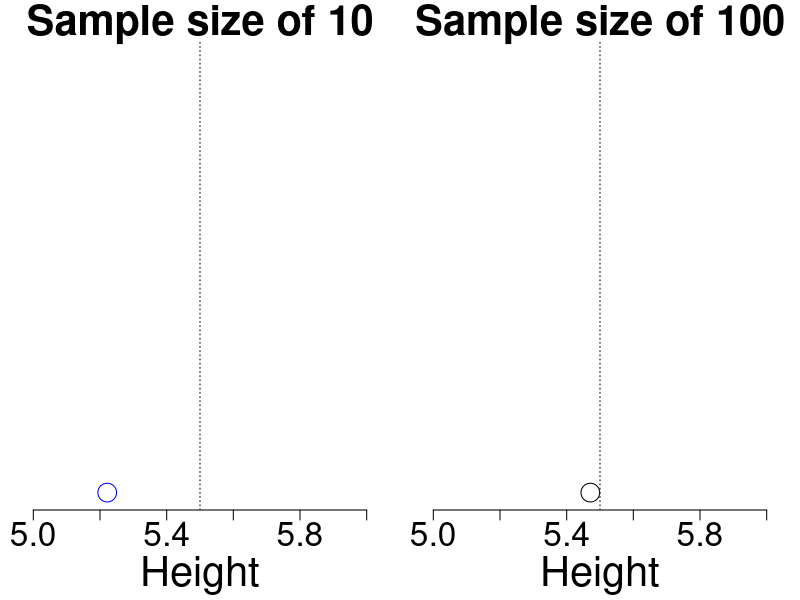
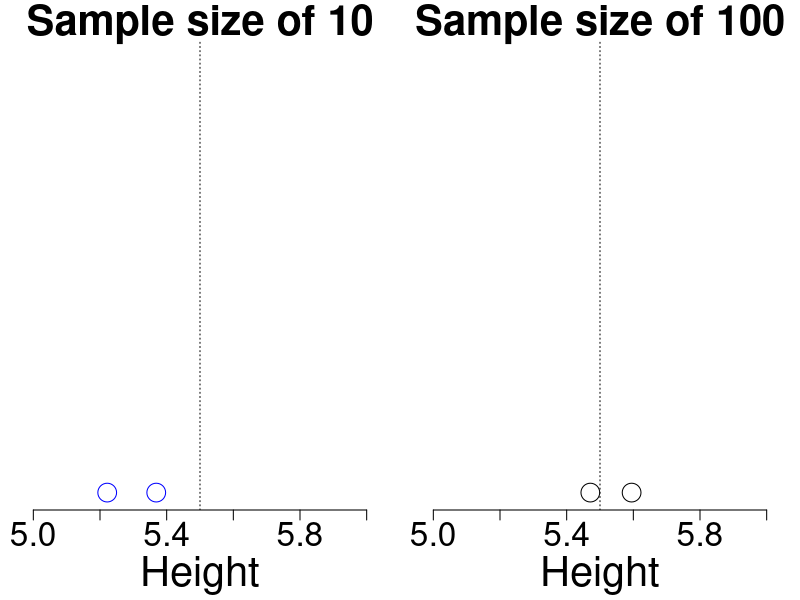
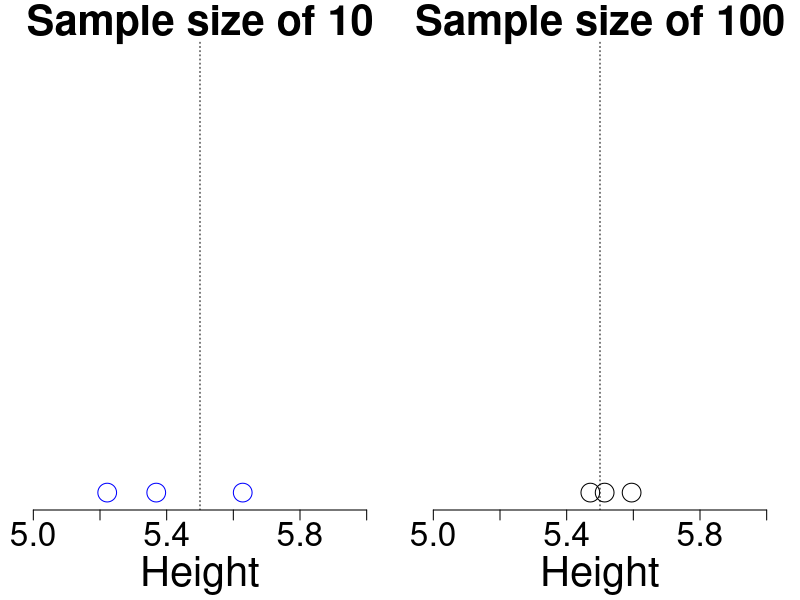
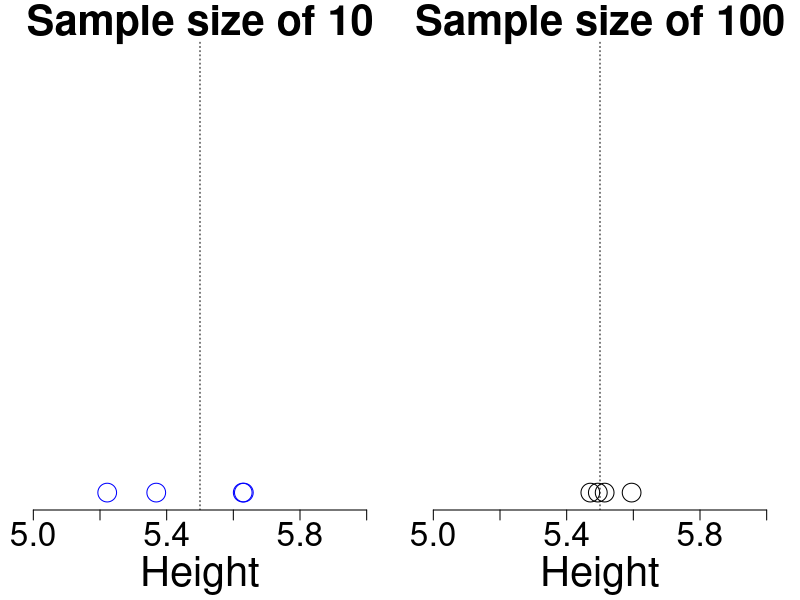
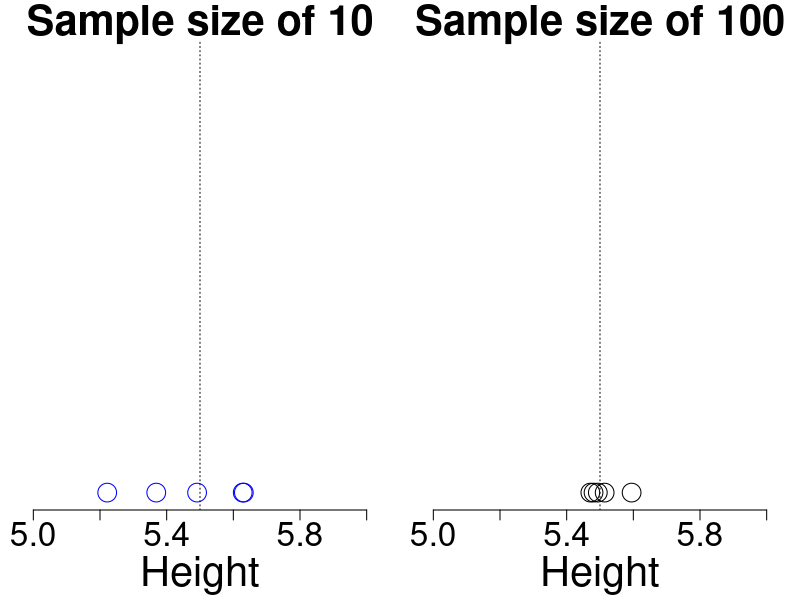
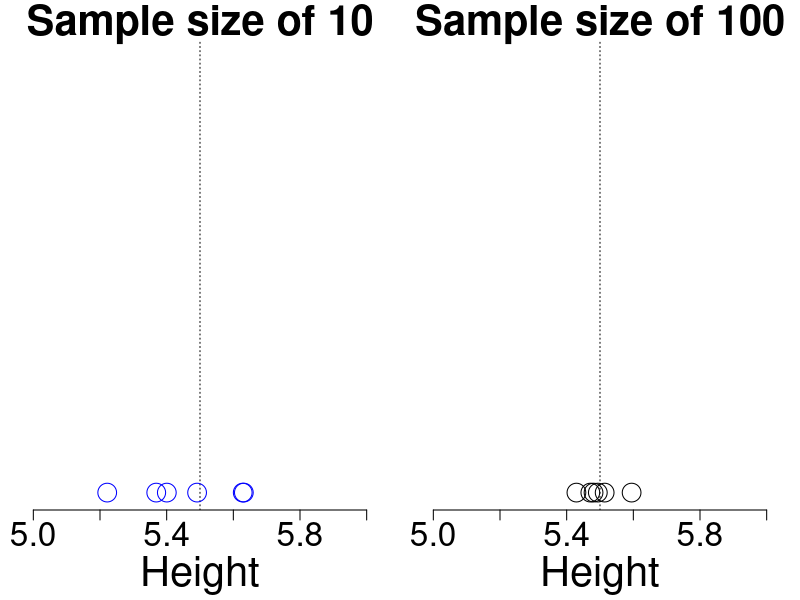
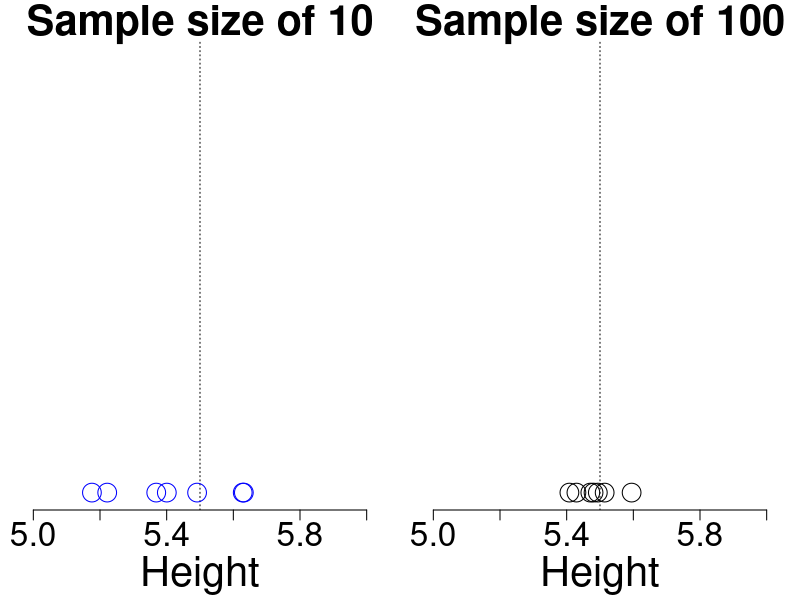
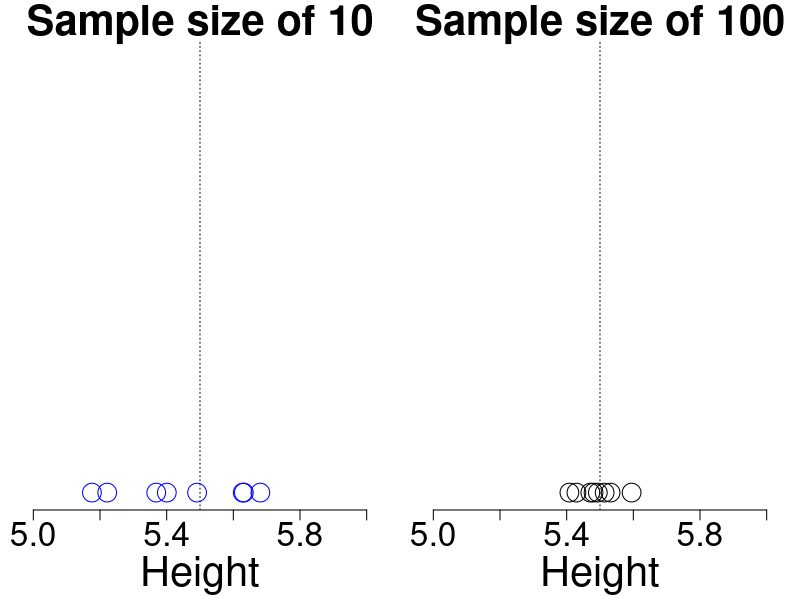

Write the R code that produced these figures, in order. (Note: this script raises an error after producing the figures.)
## ----eval=FALSE,include=FALSE--------------------------------------------
## source("../../rnw2pdf.R")
## rnw2pdf("lecture-sampling")
## rnw2pdf("lecture-sampling",tangle=TRUE)


## ----mkdir,include=FALSE-------------------------------------------------
## Should use knitr for this business 
if(!dir.exists("figs"))
    dir.create("figs")
if(!dir.exists("figs/sample-size"))
    dir.create("figs/sample-size")


## ----N,include=FALSE,echo=FALSE,eval=TRUE,cache=TRUE---------------------
height <- 5.5
heightSD <- 0.5
nSim <- 100
x1 <- x2 <- numeric(nSim)
set.seed(343)
for(i in 1:nSim) {
    x1[i] <- mean(rnorm(10, height, heightSD))
    x2[i] <- mean(rnorm(100, height, heightSD))
}
for(i in 1:nSim) {
    fn <- paste("figs/sample-size/f", i, ".pdf", sep="")
    pdf(fn, width=12, height=6)
    par(mfrow=c(1,2), mai=c(0.9, 0.2, 0.4, 0.2))
    plot(0, type="n", frame=FALSE, yaxt="n",
         xlim=c(5, 6), ylim=c(0, 7),
         xlab="Height", ylab="",
         cex.lab=2.5, cex.main=2.5, cex.axis=2,
         main="Sample size of 10")
    abline(v=height, lty=3)
    points(x1[1:i], rep(0, i), cex=2.5, col="blue")
    if(i==nSim)
        hist(x1, freq=FALSE, add=TRUE, border="blue", lwd=2)
    plot(0, type="n", frame=FALSE, yaxt="n",
         xlim=c(5, 6), ylim=c(0, 7),
         xlab="Height", ylab="",
         cex.lab=2.5, cex.main=2.5, cex.axis=2,
         main="Sample size of 100")
    abline(v=height, lty=3)
    points(x2[1:i], rep(0, i), cex=2.5)
    if(i==nSim)
        hist(x2, freq=FALSE, add=TRUE)
    dev.off()
}

